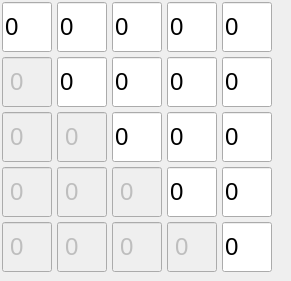
    <widget class="QFrame" name="rzFrame1">
     <property name="geometry">
      <rect>
       <x>10</x>
       <y>40</y>
       <width>291</width>
       <height>281</height>
      </rect>
     </property>
     <property name="frameShape">
      <enum>QFrame::NoFrame</enum>
     </property>
     <property name="frameShadow">
      <enum>QFrame::Raised</enum>
     </property>
     <widget class="QLineEdit" name="rzInp2_1">
      <property name="enabled">
       <bool>false</bool>
      </property>
      <property name="geometry">
       <rect>
        <x>2</x>
        <y>57</y>
        <width>50</width>
        <height>50</height>
       </rect>
      </property>
      <property name="minimumSize">
       <size>
        <width>50</width>
        <height>50</height>
       </size>
      </property>
      <property name="maximumSize">
       <size>
        <width>50</width>
        <height>50</height>
       </size>
      </property>
      <property name="font">
       <font>
        <pointsize>18</pointsize>
        <italic>false</italic>
       </font>
      </property>
      <property name="inputMask">
       <string>####</string>
      </property>
      <property name="text">
       <string>0</string>
      </property>
      <property name="maxLength">
       <number>4</number>
      </property>
      <property name="frame">
       <bool>true</bool>
      </property>
      <property name="cursorPosition">
       <number>0</number>
      </property>
      <property name="alignment">
       <set>Qt::AlignCenter</set>
      </property>
     </widget>
     <widget class="QLineEdit" name="rzInp1_2">
      <property name="geometry">
       <rect>
        <x>57</x>
        <y>2</y>
        <width>50</width>
        <height>50</height>
       </rect>
      </property>
      <property name="minimumSize">
       <size>
        <width>50</width>
        <height>50</height>
       </size>
      </property>
      <property name="maximumSize">
       <size>
        <width>50</width>
        <height>50</height>
       </size>
      </property>
      <property name="font">
       <font>
        <pointsize>18</pointsize>
       </font>
      </property>
      <property name="inputMask">
       <string>####</string>
      </property>
      <property name="text">
       <string>0</string>
      </property>
      <property name="maxLength">
       <number>4</number>
      </property>
      <property name="frame">
       <bool>true</bool>
      </property>
      <property name="cursorPosition">
       <number>0</number>
      </property>
     </widget>
     <widget class="QLineEdit" name="rzInp2_2">
      <property name="geometry">
       <rect>
        <x>57</x>
        <y>57</y>
        <width>50</width>
        <height>50</height>
       </rect>
      </property>
      <property name="minimumSize">
       <size>
        <width>50</width>
        <height>50</height>
       </size>
      </property>
      <property name="maximumSize">
       <size>
        <width>50</width>
        <height>50</height>
       </size>
      </property>
      <property name="font">
       <font>
        <pointsize>18</pointsize>
       </font>
      </property>
      <property name="inputMask">
       <string>####</string>
      </property>
      <property name="text">
       <string>0</string>
      </property>
      <property name="maxLength">
       <number>4</number>
      </property>
      <property name="frame">
       <bool>true</bool>
      </property>
      <property name="cursorPosition">
       <number>0</number>
      </property>
     </widget>
     <widget class="QLineEdit" name="rzInp1_1">
      <property name="geometry">
       <rect>
        <x>2</x>
        <y>2</y>
        <width>50</width>
        <height>50</height>
       </rect>
      </property>
      <property name="minimumSize">
       <size>
        <width>50</width>
        <height>50</height>
       </size>
      </property>
      <property name="maximumSize">
       <size>
        <width>50</width>
        <height>50</height>
       </size>
      </property>
      <property name="font">
       <font>
        <pointsize>18</pointsize>
       </font>
      </property>
      <property name="inputMask">
       <string>####</string>
      </property>
      <property name="text">
       <string>0</string>
      </property>
      <property name="maxLength">
       <number>4</number>
      </property>
      <property name="frame">
       <bool>true</bool>
      </property>
      <property name="cursorPosition">
       <number>0</number>
      </property>
     </widget>
     <widget class="QFrame" name="rzFrame13">
      <property name="geometry">
       <rect>
        <x>0</x>
        <y>0</y>
        <width>171</width>
        <height>171</height>
       </rect>
      </property>
      <widget class="QLineEdit" name="rzInp2_3">
       <property name="geometry">
        <rect>
         <x>112</x>
         <y>57</y>
         <width>50</width>
         <height>50</height>
        </rect>
       </property>
       <property name="minimumSize">
        <size>
         <width>50</width>
         <height>50</height>
        </size>
       </property>
       <property name="maximumSize">
        <size>
         <width>50</width>
         <height>50</height>
        </size>
       </property>
       <property name="font">
        <font>
         <pointsize>18</pointsize>
        </font>
       </property>
       <property name="inputMask">
        <string>####</string>
       </property>
       <property name="text">
        <string>0</string>
       </property>
       <property name="maxLength">
        <number>4</number>
       </property>
       <property name="frame">
        <bool>true</bool>
       </property>
       <property name="cursorPosition">
        <number>0</number>
       </property>
      </widget>
      <widget class="QLineEdit" name="rzInp1_3">
       <property name="geometry">
        <rect>
         <x>112</x>
         <y>2</y>
         <width>50</width>
         <height>50</height>
        </rect>
       </property>
       <property name="minimumSize">
        <size>
         <width>50</width>
         <height>50</height>
        </size>
       </property>
       <property name="maximumSize">
        <size>
         <width>50</width>
         <height>50</height>
        </size>
       </property>
       <property name="font">
        <font>
         <pointsize>18</pointsize>
        </font>
       </property>
       <property name="inputMask">
        <string>####</string>
       </property>
       <property name="text">
        <string>0</string>
       </property>
       <property name="maxLength">
        <number>4</number>
       </property>
       <property name="frame">
        <bool>true</bool>
       </property>
       <property name="cursorPosition">
        <number>0</number>
       </property>
      </widget>
      <widget class="QLineEdit" name="rzInp3_2">
       <property name="enabled">
        <bool>false</bool>
       </property>
       <property name="geometry">
        <rect>
         <x>57</x>
         <y>112</y>
         <width>50</width>
         <height>50</height>
        </rect>
       </property>
       <property name="minimumSize">
        <size>
         <width>50</width>
         <height>50</height>
        </size>
       </property>
       <property name="maximumSize">
        <size>
         <width>50</width>
         <height>50</height>
        </size>
       </property>
       <property name="font">
        <font>
         <pointsize>18</pointsize>
         <italic>false</italic>
        </font>
       </property>
       <property name="inputMask">
        <string>####</string>
       </property>
       <property name="text">
        <string>0</string>
       </property>
       <property name="maxLength">
        <number>4</number>
       </property>
       <property name="frame">
        <bool>true</bool>
       </property>
       <property name="cursorPosition">
        <number>0</number>
       </property>
       <property name="alignment">
        <set>Qt::AlignCenter</set>
       </property>
      </widget>
      <widget class="QLineEdit" name="rzInp3_1">
       <property name="enabled">
        <bool>false</bool>
       </property>
       <property name="geometry">
        <rect>
         <x>2</x>
         <y>112</y>
         <width>50</width>
         <height>50</height>
        </rect>
       </property>
       <property name="minimumSize">
        <size>
         <width>50</width>
         <height>50</height>
        </size>
       </property>
       <property name="maximumSize">
        <size>
         <width>50</width>
         <height>50</height>
        </size>
       </property>
       <property name="font">
        <font>
         <pointsize>18</pointsize>
         <italic>false</italic>
        </font>
       </property>
       <property name="inputMask">
        <string>####</string>
       </property>
       <property name="text">
        <string>0</string>
       </property>
       <property name="maxLength">
        <number>4</number>
       </property>
       <property name="frame">
        <bool>true</bool>
       </property>
       <property name="cursorPosition">
        <number>0</number>
       </property>
       <property name="alignment">
        <set>Qt::AlignCenter</set>
       </property>
      </widget>
      <widget class="QLineEdit" name="rzInp3_3">
       <property name="geometry">
        <rect>
         <x>112</x>
         <y>112</y>
         <width>50</width>
         <height>50</height>
        </rect>
       </property>
       <property name="minimumSize">
        <size>
         <width>50</width>
         <height>50</height>
        </size>
       </property>
       <property name="maximumSize">
        <size>
         <width>50</width>
         <height>50</height>
        </size>
       </property>
       <property name="font">
        <font>
         <pointsize>18</pointsize>
        </font>
       </property>
       <property name="inputMask">
        <string>####</string>
       </property>
       <property name="text">
        <string>0</string>
       </property>
       <property name="maxLength">
        <number>4</number>
       </property>
       <property name="frame">
        <bool>true</bool>
       </property>
       <property name="cursorPosition">
        <number>0</number>
       </property>
      </widget>
     </widget>
     <widget class="QFrame" name="rzFrame14">
      <property name="geometry">
       <rect>
        <x>0</x>
        <y>0</y>
        <width>231</width>
        <height>231</height>
       </rect>
      </property>
      <widget class="QLineEdit" name="rzInp4_3">
       <property name="enabled">
        <bool>false</bool>
       </property>
       <property name="geometry">
        <rect>
         <x>112</x>
         <y>167</y>
         <width>50</width>
         <height>50</height>
        </rect>
       </property>
       <property name="minimumSize">
        <size>
         <width>50</width>
         <height>50</height>
        </size>
       </property>
       <property name="maximumSize">
        <size>
         <width>50</width>
         <height>50</height>
        </size>
       </property>
       <property name="font">
        <font>
         <pointsize>18</pointsize>
         <italic>false</italic>
        </font>
       </property>
       <property name="inputMask">
        <string>####</string>
       </property>
       <property name="text">
        <string>0</string>
       </property>
       <property name="maxLength">
        <number>4</number>
       </property>
       <property name="frame">
        <bool>true</bool>
       </property>
       <property name="cursorPosition">
        <number>0</number>
       </property>
       <property name="alignment">
        <set>Qt::AlignCenter</set>
       </property>
      </widget>
      <widget class="QLineEdit" name="rzInp3_4">
       <property name="geometry">
        <rect>
         <x>167</x>
         <y>112</y>
         <width>50</width>
         <height>50</height>
        </rect>
       </property>
       <property name="minimumSize">
        <size>
         <width>50</width>
         <height>50</height>
        </size>
       </property>
       <property name="maximumSize">
        <size>
         <width>50</width>
         <height>50</height>
        </size>
       </property>
       <property name="font">
        <font>
         <pointsize>18</pointsize>
        </font>
       </property>
       <property name="inputMask">
        <string>####</string>
       </property>
       <property name="text">
        <string>0</string>
       </property>
       <property name="maxLength">
        <number>4</number>
       </property>
       <property name="frame">
        <bool>true</bool>
       </property>
       <property name="cursorPosition">
        <number>0</number>
       </property>
      </widget>
      <widget class="QLineEdit" name="rzInp4_4">
       <property name="geometry">
        <rect>
         <x>167</x>
         <y>167</y>
         <width>50</width>
         <height>50</height>
        </rect>
       </property>
       <property name="minimumSize">
        <size>
         <width>50</width>
         <height>50</height>
        </size>
       </property>
       <property name="maximumSize">
        <size>
         <width>50</width>
         <height>50</height>
        </size>
       </property>
       <property name="font">
        <font>
         <pointsize>18</pointsize>
        </font>
       </property>
       <property name="inputMask">
        <string>####</string>
       </property>
       <property name="text">
        <string>0</string>
       </property>
       <property name="maxLength">
        <number>4</number>
       </property>
       <property name="frame">
        <bool>true</bool>
       </property>
       <property name="cursorPosition">
        <number>0</number>
       </property>
      </widget>
      <widget class="QLineEdit" name="rzInp2_4">
       <property name="geometry">
        <rect>
         <x>167</x>
         <y>57</y>
         <width>50</width>
         <height>50</height>
        </rect>
       </property>
       <property name="minimumSize">
        <size>
         <width>50</width>
         <height>50</height>
        </size>
       </property>
       <property name="maximumSize">
        <size>
         <width>50</width>
         <height>50</height>
        </size>
       </property>
       <property name="font">
        <font>
         <pointsize>18</pointsize>
        </font>
       </property>
       <property name="inputMask">
        <string>####</string>
       </property>
       <property name="text">
        <string>0</string>
       </property>
       <property name="maxLength">
        <number>4</number>
       </property>
       <property name="frame">
        <bool>true</bool>
       </property>
       <property name="cursorPosition">
        <number>0</number>
       </property>
      </widget>
      <widget class="QLineEdit" name="rzInp1_4">
       <property name="geometry">
        <rect>
         <x>167</x>
         <y>2</y>
         <width>50</width>
         <height>50</height>
        </rect>
       </property>
       <property name="minimumSize">
        <size>
         <width>50</width>
         <height>50</height>
        </size>
       </property>
       <property name="maximumSize">
        <size>
         <width>50</width>
         <height>50</height>
        </size>
       </property>
       <property name="font">
        <font>
         <pointsize>18</pointsize>
        </font>
       </property>
       <property name="inputMask">
        <string>####</string>
       </property>
       <property name="text">
        <string>0</string>
       </property>
       <property name="maxLength">
        <number>4</number>
       </property>
       <property name="frame">
        <bool>true</bool>
       </property>
       <property name="cursorPosition">
        <number>0</number>
       </property>
      </widget>
      <widget class="QLineEdit" name="rzInp4_2">
       <property name="enabled">
        <bool>false</bool>
       </property>
       <property name="geometry">
        <rect>
         <x>57</x>
         <y>167</y>
         <width>50</width>
         <height>50</height>
        </rect>
       </property>
       <property name="minimumSize">
        <size>
         <width>50</width>
         <height>50</height>
        </size>
       </property>
       <property name="maximumSize">
        <size>
         <width>50</width>
         <height>50</height>
        </size>
       </property>
       <property name="font">
        <font>
         <pointsize>18</pointsize>
         <italic>false</italic>
        </font>
       </property>
       <property name="inputMask">
        <string>####</string>
       </property>
       <property name="text">
        <string>0</string>
       </property>
       <property name="maxLength">
        <number>4</number>
       </property>
       <property name="frame">
        <bool>true</bool>
       </property>
       <property name="cursorPosition">
        <number>0</number>
       </property>
       <property name="alignment">
        <set>Qt::AlignCenter</set>
       </property>
      </widget>
      <widget class="QLineEdit" name="rzInp4_1">
       <property name="enabled">
        <bool>false</bool>
       </property>
       <property name="geometry">
        <rect>
         <x>2</x>
         <y>167</y>
         <width>50</width>
         <height>50</height>
        </rect>
       </property>
       <property name="minimumSize">
        <size>
         <width>50</width>
         <height>50</height>
        </size>
       </property>
       <property name="maximumSize">
        <size>
         <width>50</width>
         <height>50</height>
        </size>
       </property>
       <property name="font">
        <font>
         <pointsize>18</pointsize>
         <italic>false</italic>
        </font>
       </property>
       <property name="inputMask">
        <string>####</string>
       </property>
       <property name="text">
        <string>0</string>
       </property>
       <property name="maxLength">
        <number>4</number>
       </property>
       <property name="frame">
        <bool>true</bool>
       </property>
       <property name="cursorPosition">
        <number>0</number>
       </property>
       <property name="alignment">
        <set>Qt::AlignCenter</set>
       </property>
      </widget>
     </widget>
     <widget class="QFrame" name="rzFrame15">
      <property name="geometry">
       <rect>
        <x>0</x>
        <y>0</y>
        <width>281</width>
        <height>281</height>
       </rect>
      </property>
      <property name="autoFillBackground">
       <bool>false</bool>
      </property>
      <widget class="QLineEdit" name="rzInp4_5">
       <property name="geometry">
        <rect>
         <x>222</x>
         <y>167</y>
         <width>50</width>
         <height>50</height>
        </rect>
       </property>
       <property name="minimumSize">
        <size>
         <width>50</width>
         <height>50</height>
        </size>
       </property>
       <property name="maximumSize">
        <size>
         <width>50</width>
         <height>50</height>
        </size>
       </property>
       <property name="font">
        <font>
         <pointsize>18</pointsize>
        </font>
       </property>
       <property name="inputMask">
        <string>####</string>
       </property>
       <property name="text">
        <string>0</string>
       </property>
       <property name="maxLength">
        <number>4</number>
       </property>
       <property name="frame">
        <bool>true</bool>
       </property>
       <property name="cursorPosition">
        <number>0</number>
       </property>
      </widget>
      <widget class="QLineEdit" name="rzInp2_5">
       <property name="geometry">
        <rect>
         <x>222</x>
         <y>57</y>
         <width>50</width>
         <height>50</height>
        </rect>
       </property>
       <property name="minimumSize">
        <size>
         <width>50</width>
         <height>50</height>
        </size>
       </property>
       <property name="maximumSize">
        <size>
         <width>50</width>
         <height>50</height>
        </size>
       </property>
       <property name="font">
        <font>
         <pointsize>18</pointsize>
        </font>
       </property>
       <property name="inputMask">
        <string>####</string>
       </property>
       <property name="text">
        <string>0</string>
       </property>
       <property name="maxLength">
        <number>4</number>
       </property>
       <property name="frame">
        <bool>true</bool>
       </property>
       <property name="cursorPosition">
        <number>0</number>
       </property>
      </widget>
      <widget class="QLineEdit" name="rzInp1_5">
       <property name="geometry">
        <rect>
         <x>222</x>
         <y>2</y>
         <width>50</width>
         <height>50</height>
        </rect>
       </property>
       <property name="minimumSize">
        <size>
         <width>50</width>
         <height>50</height>
        </size>
       </property>
       <property name="maximumSize">
        <size>
         <width>50</width>
         <height>50</height>
        </size>
       </property>
       <property name="font">
        <font>
         <pointsize>18</pointsize>
        </font>
       </property>
       <property name="inputMask">
        <string>####</string>
       </property>
       <property name="text">
        <string>0</string>
       </property>
       <property name="maxLength">
        <number>4</number>
       </property>
       <property name="frame">
        <bool>true</bool>
       </property>
       <property name="cursorPosition">
        <number>0</number>
       </property>
      </widget>
      <widget class="QLineEdit" name="rzInp5_2">
       <property name="enabled">
        <bool>false</bool>
       </property>
       <property name="geometry">
        <rect>
         <x>57</x>
         <y>222</y>
         <width>50</width>
         <height>50</height>
        </rect>
       </property>
       <property name="minimumSize">
        <size>
         <width>50</width>
         <height>50</height>
        </size>
       </property>
       <property name="maximumSize">
        <size>
         <width>50</width>
         <height>50</height>
        </size>
       </property>
       <property name="font">
        <font>
         <pointsize>18</pointsize>
         <italic>false</italic>
        </font>
       </property>
       <property name="inputMask">
        <string>####</string>
       </property>
       <property name="text">
        <string>0</string>
       </property>
       <property name="maxLength">
        <number>4</number>
       </property>
       <property name="frame">
        <bool>true</bool>
       </property>
       <property name="cursorPosition">
        <number>0</number>
       </property>
       <property name="alignment">
        <set>Qt::AlignCenter</set>
       </property>
      </widget>
      <widget class="QLineEdit" name="rzInp5_5">
       <property name="geometry">
        <rect>
         <x>222</x>
         <y>222</y>
         <width>50</width>
         <height>50</height>
        </rect>
       </property>
       <property name="minimumSize">
        <size>
         <width>50</width>
         <height>50</height>
        </size>
       </property>
       <property name="maximumSize">
        <size>
         <width>50</width>
         <height>50</height>
        </size>
       </property>
       <property name="font">
        <font>
         <pointsize>18</pointsize>
        </font>
       </property>
       <property name="inputMask">
        <string>####</string>
       </property>
       <property name="text">
        <string>0</string>
       </property>
       <property name="maxLength">
        <number>4</number>
       </property>
       <property name="frame">
        <bool>true</bool>
       </property>
       <property name="cursorPosition">
        <number>0</number>
       </property>
      </widget>
      <widget class="QLineEdit" name="rzInp5_3">
       <property name="enabled">
        <bool>false</bool>
       </property>
       <property name="geometry">
        <rect>
         <x>112</x>
         <y>222</y>
         <width>50</width>
         <height>50</height>
        </rect>
       </property>
       <property name="minimumSize">
        <size>
         <width>50</width>
         <height>50</height>
        </size>
       </property>
       <property name="maximumSize">
        <size>
         <width>50</width>
         <height>50</height>
        </size>
       </property>
       <property name="font">
        <font>
         <pointsize>18</pointsize>
         <italic>false</italic>
        </font>
       </property>
       <property name="inputMask">
        <string>####</string>
       </property>
       <property name="text">
        <string>0</string>
       </property>
       <property name="maxLength">
        <number>4</number>
       </property>
       <property name="frame">
        <bool>true</bool>
       </property>
       <property name="cursorPosition">
        <number>0</number>
       </property>
       <property name="alignment">
        <set>Qt::AlignCenter</set>
       </property>
      </widget>
      <widget class="QLineEdit" name="rzInp5_1">
       <property name="enabled">
        <bool>false</bool>
       </property>
       <property name="geometry">
        <rect>
         <x>2</x>
         <y>222</y>
         <width>50</width>
         <height>50</height>
        </rect>
       </property>
       <property name="minimumSize">
        <size>
         <width>50</width>
         <height>50</height>
        </size>
       </property>
       <property name="maximumSize">
        <size>
         <width>50</width>
         <height>50</height>
        </size>
       </property>
       <property name="font">
        <font>
         <pointsize>18</pointsize>
         <italic>false</italic>
        </font>
       </property>
       <property name="inputMask">
        <string>####</string>
       </property>
       <property name="text">
        <string>0</string>
       </property>
       <property name="maxLength">
        <number>4</number>
       </property>
       <property name="frame">
        <bool>true</bool>
       </property>
       <property name="cursorPosition">
        <number>0</number>
       </property>
       <property name="alignment">
        <set>Qt::AlignCenter</set>
       </property>
      </widget>
      <widget class="QLineEdit" name="rzInp5_4">
       <property name="enabled">
        <bool>false</bool>
       </property>
       <property name="geometry">
        <rect>
         <x>167</x>
         <y>222</y>
         <width>50</width>
         <height>50</height>
        </rect>
       </property>
       <property name="minimumSize">
        <size>
         <width>50</width>
         <height>50</height>
        </size>
       </property>
       <property name="maximumSize">
        <size>
         <width>50</width>
         <height>50</height>
        </size>
       </property>
       <property name="font">
        <font>
         <pointsize>18</pointsize>
         <italic>false</italic>
        </font>
       </property>
       <property name="inputMask">
        <string>####</string>
       </property>
       <property name="text">
        <string>0</string>
       </property>
       <property name="maxLength">
        <number>4</number>
       </property>
       <property name="frame">
        <bool>true</bool>
       </property>
       <property name="cursorPosition">
        <number>0</number>
       </property>
       <property name="alignment">
        <set>Qt::AlignCenter</set>
       </property>
      </widget>
      <widget class="QLineEdit" name="rzInp3_5">
       <property name="geometry">
        <rect>
         <x>222</x>
         <y>112</y>
         <width>50</width>
         <height>50</height>
        </rect>
       </property>
       <property name="minimumSize">
        <size>
         <width>50</width>
         <height>50</height>
        </size>
       </property>
       <property name="maximumSize">
        <size>
         <width>50</width>
         <height>50</height>
        </size>
       </property>
       <property name="font">
        <font>
         <pointsize>18</pointsize>
        </font>
       </property>
       <property name="inputMask">
        <string>####</string>
       </property>
       <property name="text">
        <string>0</string>
       </property>
       <property name="maxLength">
        <number>4</number>
       </property>
       <property name="frame">
        <bool>true</bool>
       </property>
       <property name="cursorPosition">
        <number>0</number>
       </property>
      </widget>
     </widget>
     <zorder>rzFrame15</zorder>
     <zorder>rzFrame14</zorder>
     <zorder>rzFrame13</zorder>
     <zorder>rzInp2_2</zorder>
     <zorder>rzInp1_1</zorder>
     <zorder>rzInp1_2</zorder>
     <zorder>rzInp2_1</zorder>
    </widget>
